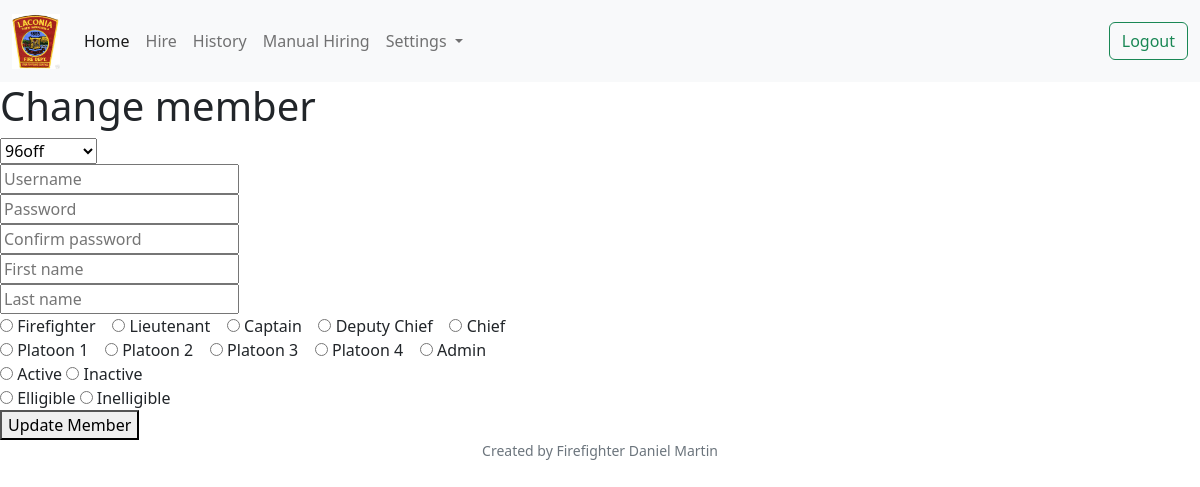
Before: /change_member (signed in) with the older database file.
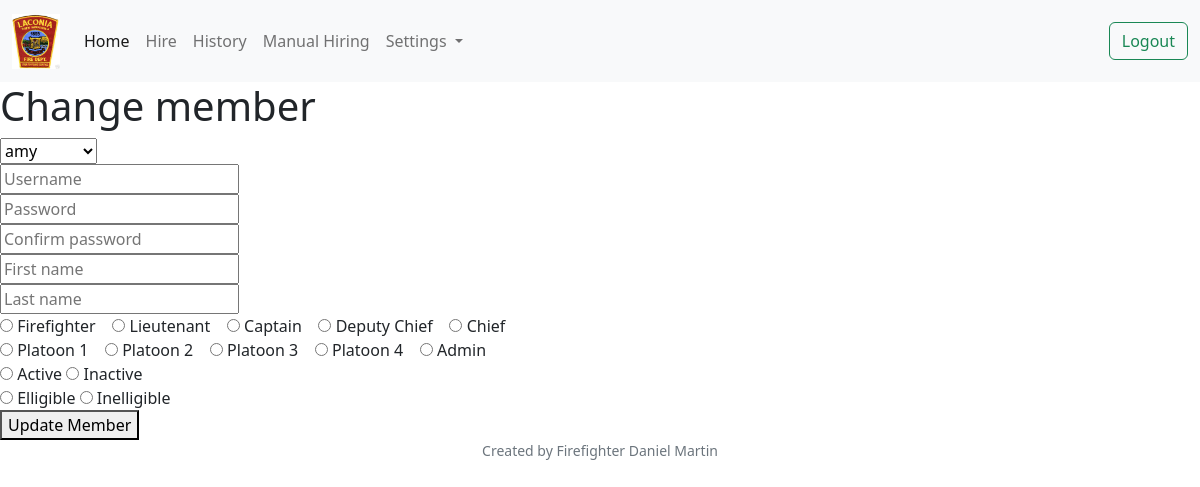
After: the same page with the newer database file.
### helpers.py (models this page shows)
class Base(MappedAsDataclass, DeclarativeBase):
    pass

class User (Base):
    __tablename__ = "users"
    id: Mapped[int] = mapped_column(primary_key=True, init=False)
    username: Mapped[str]
    first_name: Mapped[str]
    last_name: Mapped[str]
    hash: Mapped[str]
    rank: Mapped[str]
    platoon: Mapped[int]
    active: Mapped[int]
    elligible: Mapped[int]
    tag_flipped: Mapped[int]
    created_at: Mapped[datetime] = mapped_column(init=False, server_default=func.now())

### app.py (the view)
@app.route("/change_member", methods=["GET", "POST"])
@login_required
def change_member():
    if request.method == "POST":
        member = request.form.get("member")
        username = request.form.get("username")
        if username != None:
            db.execute(
                update(User)
                .where(User.username == member)
                .values(username=username)
            )
            print("username updated")
        first = request.form.get("first")
        if first != None:
            db.execute(
                update(User)
                .where(User.first_name == first)
                .values(first_name=first)
            )
            print("username updated")
        last = request.form.get("last")
        if last != None:
            db.execute(
                update(User)
                .where(User.last_name == last)
                .values(last_name=last)
            )
            print("username updated")
        password = request.form.get("password")
        confirm_password = request.form.get("confirm_password")
        if password != "":
            print("Password:", password)
            if password != confirm_password:
                return render_template("apology.html", type="password mismatch")
            hashword = generate_password_hash(password)
            db.execute(
                update(User)
                .where(User.username == member)
                .values(hash=hashword)
            )
            print("password updated")
        rank = request.form.get("rank")
        if rank != None:
            print("Rank != none")
            print(rank)
            db.execute(
                update(User)
                .where(User.username == member)
                .values(rank=rank)
            )
        platoon = request.form.get("platoon")
        if platoon != None:
            print("Platoon != none")
            print(platoon)
            db.execute(
                update(User)
                .where(User.username == member)
                .values(platoon=platoon)
            )
        active = request.form.get("active")
        if active != None:
            print("Active != none")
            print(active)
            db.execute(
                update(User)
                .where(User.username == member)
                .values(active=active)
            )
        elligible = request.form.get("elligible")
        if elligible != None:
            print("Elligible != none")
            print(elligible)
            db.execute(
                update(User)
                .where(User.username == member)
                .values(elligible=elligible)
            )
        db.commit()
        return render_template("changed.html", member=member)
    else:
        member_list = db.execute(
            select(User.username)
            .where(User.active == '1')
            .order_by(User.username)
        )
        member_list = member_list.mappings().all()
        return render_template("change.html", member_list=member_list)

### helpers.py (called while the page is built)
def login_required(f):
    @wraps(f)
    def decorated_function(*args, **kwargs):
        if session.get("user_id") is None:
            return redirect("/login")
        return f(*args, **kwargs)
    return decorated_function

### templates/change.html (shortened to what this page needs)
{% extends "layout.html" %}
{% block main %}
    <h1>Change member</h1>
    <form action="/change_member" method="post">
        <select class="member" id="member" name="member" required>
            {% for member in member_list %}
                <option value="{{ member['username'] }}"">{{ member['username'] }}</option>
            {% endfor %}
        </select><br>
        <input autocomplete="off" class="mx-auto w-auto" id="username" name="username" placeholder="Username" type="text"><br>
        <input autocomplete="off" class="mx-auto w-auto" id="password" name="password" placeholder="Password" type="text"><br>
        <input autocomplete="off" class="mx-auto w-auto" id="confirm_password" name="confirm_password" placeholder="Confirm password" type="text"><br>
        <input autocomplete="off" class="mx-auto w-auto" id="first" name="first" placeholder="First name" type="text"><br>
        <input autocomplete="off" class="mx-auto w-auto" id="last" name="last" placeholder="Last name" type="text"><br>
        <input id="firefighter" name="rank" type="radio" value="firefighter">
            <label for="firefighter">Firefighter &nbsp;&nbsp;</label>
        <input id="lieutenant" name="rank" type="radio" value="lieutenant">
            <label for="lieutenant">Lieutenant &nbsp;&nbsp;</label>
        <input id="captain" name="rank" type="radio" value="captain">
            <label for="captain">Captain &nbsp;&nbsp;</label>
        <input id="deputy" name="rank" type="radio" value="deputy">
            <label for="deputy">Deputy Chief &nbsp;&nbsp;</label>
        <input id="chief" name="rank" type="radio" value="chief">
            <label for="chief">Chief </label><br>
        <input id="1" name="platoon" type="radio" value="1">
            <label for="1">Platoon 1 &nbsp;&nbsp;</label>
        <input id="2" name="platoon" type="radio" value="2">
            <label for="2">Platoon 2 &nbsp;&nbsp;</label>
        <input id="3" name="platoon" type="radio" value="3">
            <label for="3">Platoon 3 &nbsp;&nbsp;</label>
        <input id="4" name="platoon" type="radio" value="4">
            <label for="4">Platoon 4 &nbsp;&nbsp;</label>
        <input id="admin" name="platoon" type="radio" value="Admin">
            <label for="admin">Admin </label><br>
        <input id="active" name="active" type="radio" value="1">
            <label for="active">Active </label>
        <input id="inactive" name="active" type="radio" value="0">
            <label for="inactive">Inactive </label><br>
        <input id="elligible" name="elligibility" type="radio" value="1">
            <label for="elligible">Elligible </label>
        <input id="inelligible" name="elligibility" type="radio" value="0">
            <label for="inelligible">Inelligible </label><br>
        <button class="button" type="submit">Update Member</button>
    </form>
{% endblock %}

### templates/layout.html (shortened to what this page needs)
<!DOCTYPE html>
<html lang="en">
    <head>
        <link href="https://cdn.jsdelivr.net/npm/bootstrap@5.2.3/dist/css/bootstrap.min.css" rel="stylesheet">
    </head>
    <body>
        <nav class="navbar navbar-expand-lg bg-light">
            <div class="container-fluid">
                <a class="navbar-brand" href="#">
                    <img alt="emblem" class="d-inline-block align-text-top" src="static/patch.jpg" width="48">
                </a>
                <div class="collapse navbar-collapse" id="navbarSupportedContent">
                    <ul class="navbar-nav me-auto mb-2 mb-lg-0">
                        <li class="nav-item">
                            <a class="nav-link active" aria-current="page" href="/">Home</a>
                        </li>
                        <li class="nav-item">
                            <a class="nav-link" href="/hiring_a">Hire</a>
                        </li>
                        <li class="nav-item">
                            <a class="nav-link" href="/history">History</a>
                        </li>
                        <li class="nav-item">
                            <a class="nav-link" href="/manual_a">Manual Hiring</a>
                        </li>
                        <li class="nav-item dropdown">
                            <a class="nav-link dropdown-toggle" href="#" role="button" data-bs-toggle="dropdown" aria-expanded="false">
                                Settings
                            </a>
                        </li>
                    </ul>
                    <li class="d-flex" role="search">
                        <form action="/logout" method="get">
                            <button class="btn btn-outline-success" type="submit">Logout</button>
                        </form>
                    </li>
                </div>
            </div>
        </nav>
        <main>
            {% block main %}
            {% endblock %}
        </main>
        <footer class="mb-5 small text-center text-muted">
            Created by Firefighter Daniel Martin
        </footer>
    </body>
</html>

Changed rows visible on the page:
no longer on this page (row edited): User: member "96off"
now on this page (row unchanged): User: member "amy"
